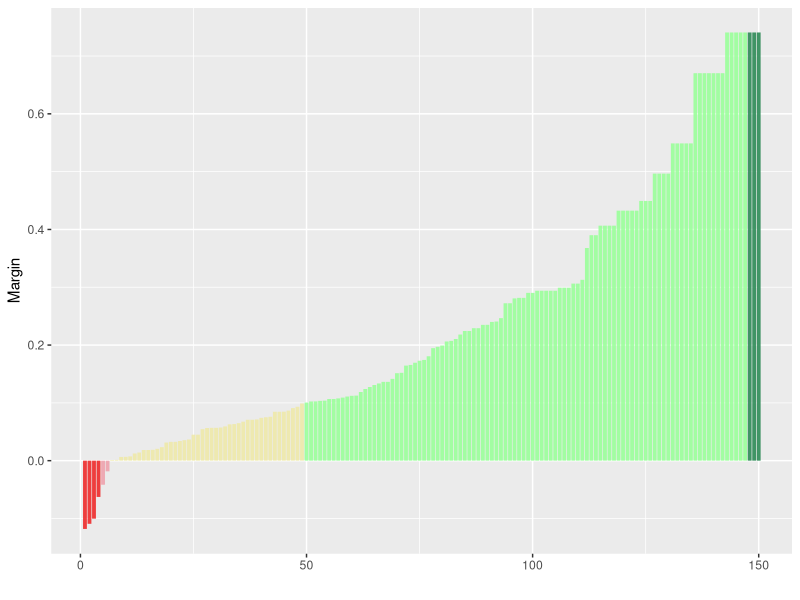
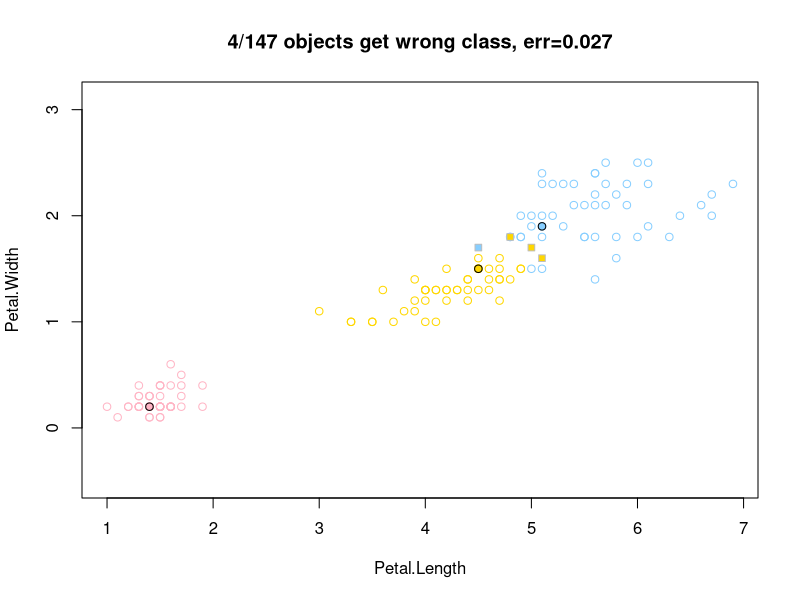
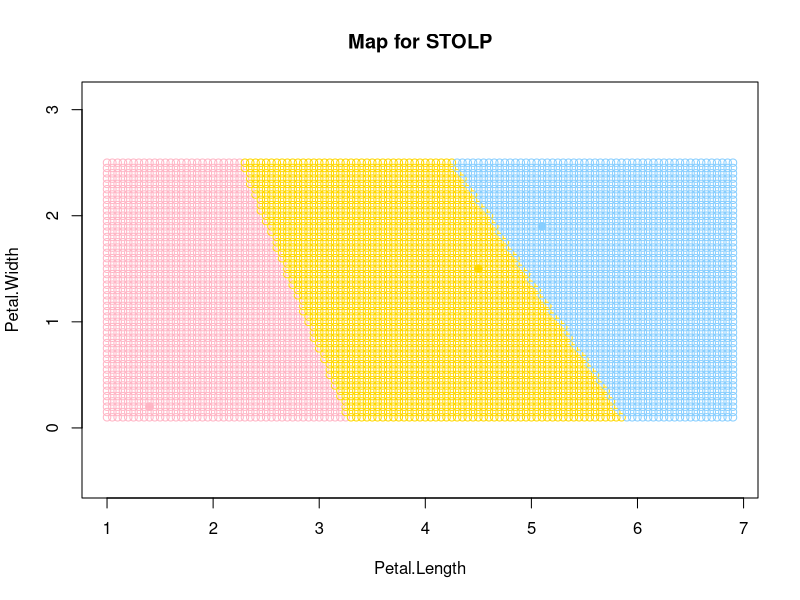

Reproduce these figures in R, in order.
library(ggplot2)
colors <- c("setosa"="pink1","versicolor"="gold","virginica"="skyblue1")
parOne <- 3   #чтобы можно было легко поменять параметры
parTwo <- 4
titles <- dimnames(iris)[2]
xname <- titles[[1]][parOne]   #названия для подписей на карте
yname <- titles[[1]][parTwo]
distMap <<- numeric()


eucDist <- function(u,v) {  #функция расстояния между парой точек
  return (sqrt(sum((u-v)^2)))
}


#ядра нужны для kNNMod, так как в оригинальном алгоритме выбирается класс с минимальным расстоянием,
#а для алгоритма STOLP необъодимо, чтобы у лучшего класса значение было максимальным


exponentialKernel <- function(dist,h=10) {
  return (exp(-dist*h))
}


GaussianKernel <- function(dist,h=10) {
  return (exp(-0.5*(dist*h)^2)*sqrt(h/pi*0.5))
}


NN <- function(xl,items,zIndex,par=FALSE) {   #метод ближайшего соседа
  res <- c("setosa"=0,"versicolor"=0,"virginica"=0)
  if (par==FALSE) {    #при обучении расстояния уже просчитаны
    n <- dim(xl)[2]
    obj <- items[which.min(distMap[zIndex,items])]   #выбираем самый близкий объект
    res[xl[obj,n]] <- 1   #и устанавливаем ему 1
    return (res)
  } else {
    l <- length(items)
    n <- dim(xl)[2]-1
    dist <- array(0.0,l)   #массив расстояний до всех допустимых объектов
    for (i in 1:l) {
      dist[i] <- eucDist(xl[items[i],1:n],zIndex)   #считаем расстояние от объекта до z
    }
    obj <- items[which.min(dist)]  #выбираем самый близкий объект
    res[xl[obj,n+1]] <- 1   #и устанавливаем ему 1
    return (names(res)[which.max(res)])
  }
}


kNNMod <- function(xl,items,zIndex,par=FALSE,kOpt=10,ker=exponentialKernel) {   #модифицированный алгоритм kNN, берёт по k ближайших соседей из каждого класса
  res <- c("setosa"=0.0,"versicolor"=0.0,"virginica"=0.0)
  clCount <- length(res)    #число классов
  if (par==FALSE) {    #при обучении расстояния уже просчитаны
    n <- dim(xl)[2]
    for (i in 1:clCount) {
      class <- names(res)[i]   #узнаём текущий класс
      subClass <- items[which(xl[items,n]==class,arr.ind=TRUE)]   #выбираем номера всех имеющихся элементов текущего класса
      k <- min(length(subClass),kOpt)   #объектов может быть меньше чем k
      subClass <- subClass[order(distMap[zIndex,subClass])]   #сортируем объекты по расстоянию до z
      res[class] <- ker(mean(distMap[zIndex,subClass[1:k]]))   #берём ядровую функцию от среднего расстояния до объектов
    }
    return (res)
  } else {
    l <- length(items)
    n <- dim(xl)[2]-1
    for (i in 1:clCount) {
      class <- names(res)[i]   #узнаём текущий класс
      subClass <- items[which(xl[items,n+1]==class,arr.ind=TRUE)]   #выбираем номера всех имеющихся элементов текущего класса
      k <- min(length(subClass),kOpt)   #объектов может быть меньше чем k
      dist <- array(0.0,l)
      for (i in 1:l) {
        dist[i] <- eucDist(xl[subClass,1:n],zIndex)    #считаем расстояние от каждого из объектов до z
      }
      subClass <- subClass[order(dist)]   #сортируем объекты по расстоянию до z
      res[class] <- ker(mean(dist[1:k]))   #берём ядровую функцию от среднего расстояния до объектов
    }
    return (names(res)[which.max(res)])
  }
}


addMax <- function(xl,range,margin,name) {
  class <- range[which(xl[range]==name,arr.ind=TRUE)]   #выбираем все доступные элементы указанного класса
  m <- which.max(margin[class])    #находим объект, максимальный по отступу
  return (class[m])
}


STOLP <- function(xl,algo,l0,delta) {
  l <- dim(xl)[1]
  n <- dim(xl)[2]
  items <- c(1:l)   #список всех предметов выборки
  classes <- names(colors)   #названия всех классов
  clCount <- length(classes)   #количество классов
  margin <- array(0.0,l)    #массив для отступов
  for (i in 1:l) {
    res <- algo(xl,items,i)   #получаем массив параметров
    class <- which(classes==xl[i,n],arr.ind=TRUE)   #выбираем класс самого объекта
    margin[i] <- res[class]-max(res[-class])   #отступ: свой класс - лучший чужой
  }
  data <- data.frame(x=1:l,y=margin[order(margin)])   #отсортированный массив отступов
  items <- which(margin>=delta,arr.ind=TRUE)    #остальные объекты
  omega <- numeric()
  for (i in 1:clCount) {
    omega <- c(omega,addMax(xl[ ,n],items,margin,classes[i]))   #выбираем по одному самому мощному элементу из каждого класса
  }
  for (i in 1:length(omega)) {
    items <- items[which(items!=omega[i],arr.ind=TRUE)]   #убираем из нераспознанных элементов эталоны
  }
  while (length(items)>0) {
     E <- numeric()
     for (i in items) {
       res <- algo(xl,items,i)
       class <- which(classes==xl[i,n],arr.ind=TRUE)
       margin[i] <- res[class]-max(res[-class])
       if (margin[i]<0) {
         E <- c(E,i)   #если отступ отрицательный, то объект - претендент на то, чтобы стать эталоном
       }
     }
     if (length(E)<l0) break   #если объектов меньше l0, то конец алгоритма
     obj <- which.min(margin[E])   #выбираем объект с минимальным отступом
     omega <- c(omega,E[obj])    #и добавляем в список эталонов
     items <- items[which(items!=E[obj],arr.ind=TRUE)]   #после чего убираем его из списка проверяемых объектов
  }
  items <- c(1:l)
  items <- items[-omega]   #число ошибок будем считать по выборке без объектов
  error <- numeric()
  for (i in items) {
    res <- algo(xl,omega,i)    
    class <- classes[which.max(res)]
    if (class!=xl[i,n]) {
      error <- c(error,i)   #если неправильно классифицировали, то добавляем в список ошибок
    }
  }
  data$col <- ifelse(
    data$x<=length(error),"firebrick2",
    ifelse(
      data$y<delta,"lightpink2",
      ifelse(
        data$y<0.1,"palegoldenrod",
        ifelse(
          data$x>l-length(omega),"seagreen4",
          "palegreen1"
        )
      )
    )
  )
  toDraw <- ggplot(data,aes(x=x, y=y)) +
    geom_segment(aes(x=x,y=0,xend=x,yend=y,colour=col),size=1.3,alpha=0.9) +
    scale_colour_identity() +
    theme(legend.position="none",panel.border=element_blank()) +
    xlab("") +
    ylab("Margin")
  print(toDraw)
  return (omega)   #возвращаем список эталонов
}


main <- function(algo,runMap=FALSE) {
  ptm <- proc.time()
  classes <- names(colors)
  xl <- iris[ ,c(parOne,parTwo,5)]   #построение выборки
  l <- dim(xl)[1]
  n <- dim(xl)[2]-1
  xMin <- xl[which.min(xl[ ,1]),1]   #нахождение минимального и максимального иксов
  xMax <- xl[which.max(xl[ ,1]),1]
  X <- seq(from=xMin,to=xMax,by=0.05)   #список всех иксов на карте
  xLen <- length(X)
  yMin <- xl[which.min(xl[ ,2]),2]   #нахождение минимального и максимального игриков
  yMax <- xl[which.max(xl[ ,2]),2]
  Y <- seq(from=yMin,to=yMax,by=0.05)   #список всех игриков на карте
  yLen <-length(Y)
  distMap <<- matrix(0.0,l,l)   #расстояния между всеми парами объектов в исходной выборке
  for (i in 1:l) {
    for (j in i:l) {
      distMap[i,j] <<- eucDist(xl[i,1:n],xl[j,1:n])
      distMap[j,i] <<- distMap[i,j]
    }
    distMap[i,i] <<- 1e9   #расстояние до самого себя должно быть очень большим, чтобы сам объект не был первым соседом
  }
  omega <- STOLP(xl,algo,1,0)   #запускаем STOLP
  print(omega)
  error <- numeric()
  items <- c(1:l)
  items <- items[-omega]   #число ошибок будем считать по выборке без объектов
  for (i in items) {
    res <- algo(xl,omega,i)    
    class <- classes[which.max(res)]
    if (class!=xl[i,n+1]) {
      error <- c(error,i)   #если неправильно классифицорвали, то добавляем в список ошибок
    }
  }
  goodItems <- items
  for (i in 1:length(error)) {
    goodItems <- goodItems[which(goodItems!=error[i],arr.ind=TRUE)]   #хорошие объекты - не плохие!
  }
  message <- paste0(length(error),"/",length(items)," objects get wrong class, err=",round(length(error)/length(items),3))
  plot(c(xMin,xMax),c(yMin,yMax),pch=1,bg="white",col="white",asp=1,main=message,xlab=xname,ylab=yname)
  points(iris[goodItems,c(parOne,parTwo)],pch=1,col=colors[iris[goodItems,5]],asp=1)
  points(iris[error,c(parOne,parTwo)],pch=22,bg=colors[iris[error,5]],col="gray",asp=1)
  points(iris[omega,c(parOne,parTwo)],pch=21,bg=colors[iris[omega,5]],col="black",asp=1)
  print("STOLP select")
  btm <- proc.time()
  print(btm-ptm)
  if (runMap==TRUE) {
    ptm <- proc.time()
    flowers <- matrix(NA,xLen,yLen)
    positions <- matrix(NA,xLen*yLen,2)
    cnt <- 1
    for (i in 1:yLen) {
      print(Y[i])
      for (j in 1:xLen) {
        z <- c(X[j],Y[i])
        positions[cnt, ] <- z   #запоминаем координаты объекта
        flowers[j,i] <- algo(xl,omega,z,TRUE)   #находим предположительный класс методом kNN
        cnt <- cnt+1
      }
    }
    plot(positions,pch=1,bg="white",col=colors[flowers],asp=1,main="Map for STOLP",xlab=xname,ylab=yname)
    points(iris[omega,c(parOne,parTwo)],pch=21,bg=colors[iris[omega,5]],col=colors[iris[omega,5]],asp=1)
    print("MAP build")
    btm <- proc.time()
    print(btm-ptm)
  }
}
main(kNNMod,TRUE)
